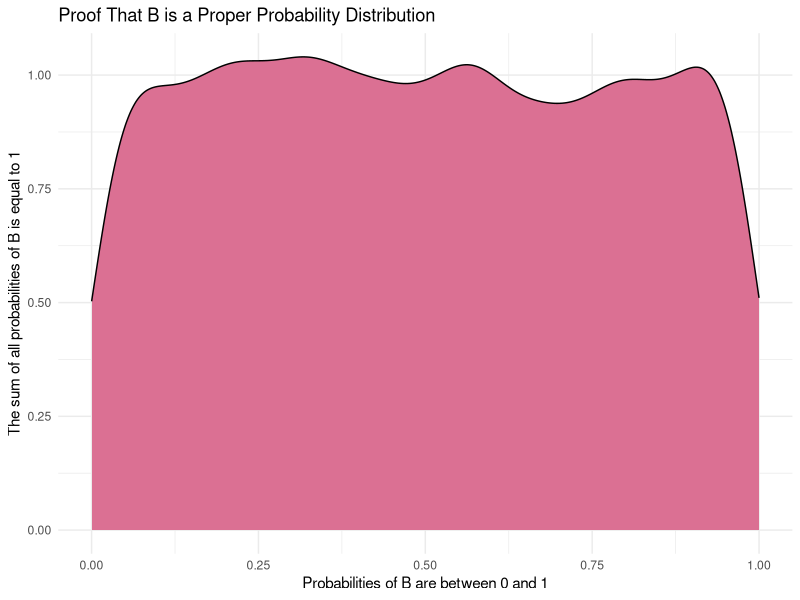
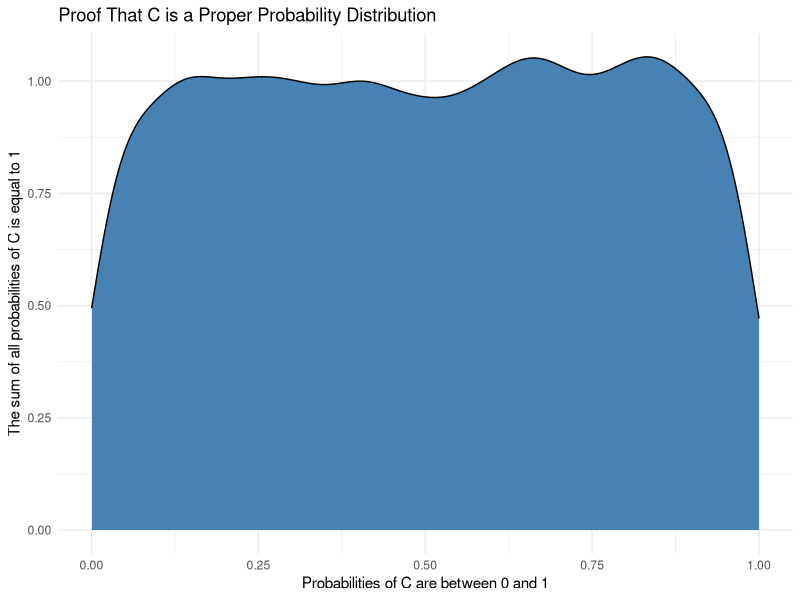

Write R code to recreate these figures, in order.
## ---- chunk 1
knitr::opts_chunk$set(echo = TRUE)
library(stats)
library(ggplot2)
## ---- chunk 2
# Randomly define numbers B and C from the interval [0, 1], with 10000 observations.
B <- runif(10000, 0, 1)
C <- runif(10000, 0, 1)
## ---- chunk 3
# Create a plot to Prove that B is a proper probability distribution.
dataframe_b <- as.data.frame(B)
ggplot2::ggplot(dataframe_b, ggplot2::aes(B)) +
  geom_density(color = 'black', fill = 'PaleVioletRed') +
  theme_minimal() +
  labs(title = 'Proof That B is a Proper Probability Distribution',
       x = "Probabilities of B are between 0 and 1",
       y = "The sum of all probabilities of B is equal to 1")
## ---- chunk 4
# Create a plot to Prove that C is a proper probability distribution.
dataframe_c <- as.data.frame(C)
ggplot2::ggplot(dataframe_c, ggplot2::aes(C)) +
  geom_density(color = 'black', fill = 'SteelBlue') +
  theme_minimal() +
  labs(title = 'Proof That C is a Proper Probability Distribution',
       x = "Probabilities of C are between 0 and 1",
       y = "The sum of all probabilities of C is equal to 1")
## ---- chunk 5

probability_a <- round(sum((B + C) < .5) / 10000, 2)
probability_a
## ---- chunk 6
probability_b <- round(sum((B * C) < .5) / 10000, 2)
probability_b
## ---- chunk 7
probability_c <- round(sum(abs((B - C)) < .5) / 10000, 2)
probability_c
## ---- chunk 8
probability_d <- round(sum(pmax(B, C) < .5) / 10000, 2)
probability_d
## ---- chunk 9
probability_e <- round(sum(pmin(B, C) < .5) / 10000, 2)
probability_e
